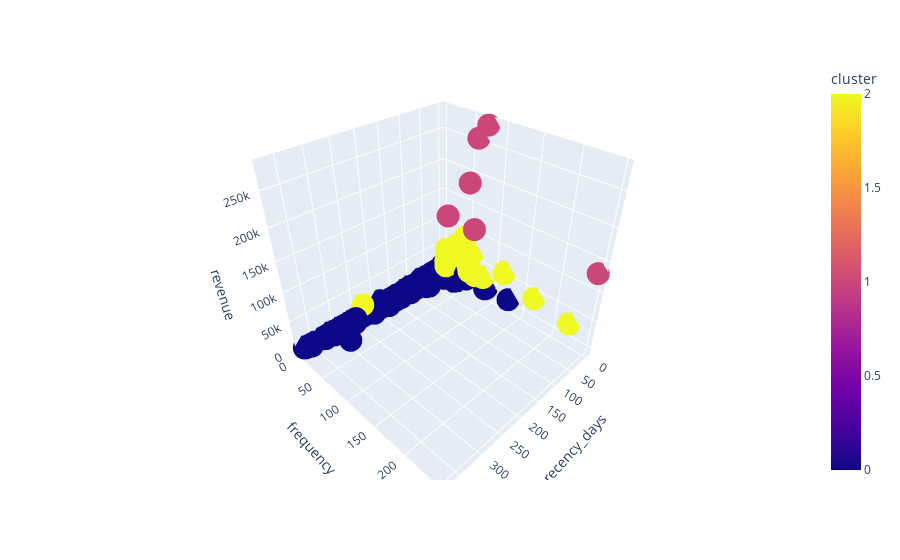

Here is the notebook cell this chart was saved with:
### Code cell
# 3 clusters and without avg ticket
fig = px.scatter_3d(df3, x='recency_days', y='frequency', z='revenue', color='cluster')
fig.show()

### Figure 1 — Plotly figure (JSON) as saved in the notebook; plotly's stock layout.template omitted (floating-point values rounded to 4 significant figures; data arrays with more than 128 entries replaced by an {"elided": "..."} marker saying what was removed)
{"data": [{"hovertemplate": "recency_days=%{x}<br>frequency=%{y}<br>revenue=%{z}<br>cluster=%{marker.color}<extra></extra>", "legendgroup": "", "marker": {"color": {"elided": "4372 int values"}, "coloraxis": "coloraxis", "symbol": "circle"}, "mode": "markers", "name": "", "scene": "scene", "showlegend": false, "type": "scatter3d", "x": {"elided": "4372 int values"}, "y": {"elided": "4372 int values"}, "z": {"elided": "4372 float values"}}], "layout": {"coloraxis": {"colorbar": {"title": {"text": "cluster"}}, "colorscale": [[0, "#0d0887"], [0.1111, "#46039f"], [0.2222, "#7201a8"], [0.3333, "#9c179e"], [0.4444, "#bd3786"], [0.5556, "#d8576b"], [0.6667, "#ed7953"], [0.7778, "#fb9f3a"], [0.8889, "#fdca26"], [1, "#f0f921"]]}, "legend": {"tracegroupgap": 0}, "margin": {"t": 60}, "scene": {"domain": {"x": [0, 1], "y": [0, 1]}, "xaxis": {"title": {"text": "recency_days"}}, "yaxis": {"title": {"text": "frequency"}}, "zaxis": {"title": {"text": "revenue"}}}}}
